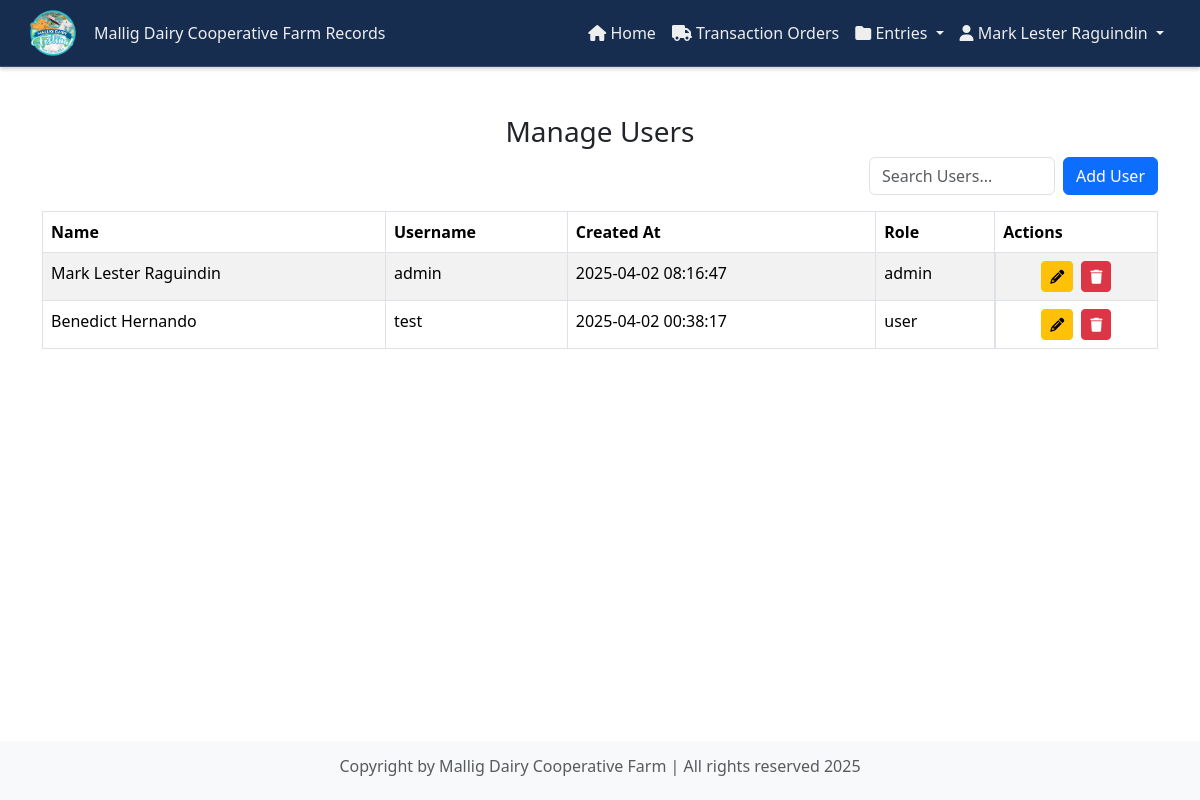
Before: /admin/manage_users.php (signed in) with the older database file.
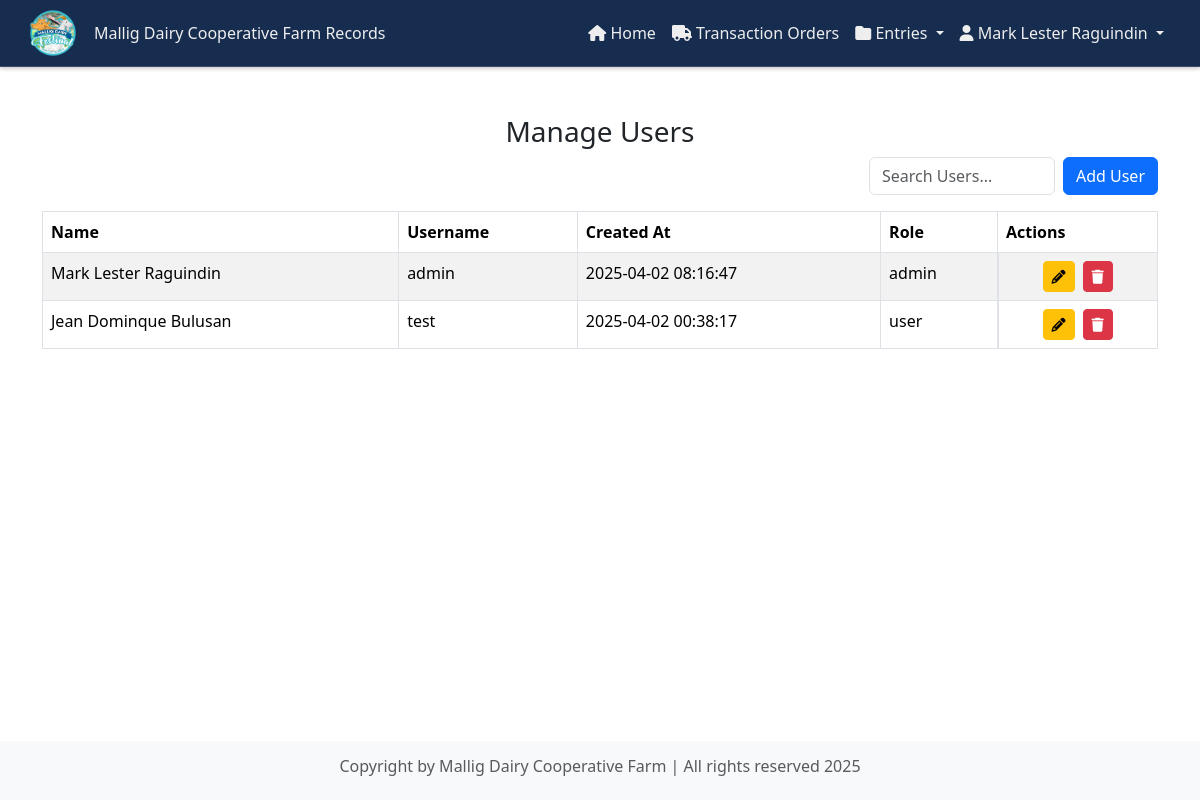
After: the same page with the newer database file.
### tables this page shows
CREATE TABLE `users` (
  `user_id` int(11) NOT NULL,
  `name` varchar(255) NOT NULL,
  `username` varchar(255) NOT NULL,
  `password` varchar(255) NOT NULL,
  `created_at` datetime NOT NULL,
  `role` varchar(20) DEFAULT NULL
);

### admin/manage_users.php (the view, shortened to what this page needs)
<?php
include '../components/config.php';
$query = "SELECT * FROM users";
$result = mysqli_query($con, $query);
?>
<!DOCTYPE html>
<html lang="en">
<head>
    <link rel="stylesheet" href="https://cdnjs.cloudflare.com/ajax/libs/font-awesome/6.0.0-beta3/css/all.min.css" />
    <link rel="stylesheet" href="https://cdnjs.cloudflare.com/ajax/libs/font-awesome/6.0.0-beta3/css/fontawesome.min.css" />
    <link href="https://cdn.jsdelivr.net/npm/bootstrap@5.3.0-alpha1/dist/css/bootstrap.min.css" rel="stylesheet">
    <link rel="stylesheet" href="https://cdnjs.cloudflare.com/ajax/libs/font-awesome/6.0.0-beta3/css/all.min.css">
    <link href="https://cdnjs.cloudflare.com/ajax/libs/font-awesome/6.0.0-beta3/css/all.min.css" rel="stylesheet">
    <link href="https://cdnjs.cloudflare.com/ajax/libs/bootstrap/5.3.2/css/bootstrap.min.css" rel="stylesheet">
    <link rel="stylesheet" href="https://cdnjs.cloudflare.com/ajax/libs/font-awesome/6.7.2/css/all.min.css">
    <link rel="stylesheet" href="../style/header.css">
</head>
<body>
    <?php include '../components/admin_header.php'; ?>
    <div class="container mt-5">
        <h3 class="text-center">Manage Users</h3>
        <div class="text-end mb-3 d-flex align-items-center justify-content-end gap-2">
            <div class="col-md-2">
                <input type="text" id="searchInput" class="form-control" placeholder="Search Users...">
            </div>
            <button class="btn btn-primary" data-bs-toggle="modal" data-bs-target="#addUserModal">Add User</button>
        </div>
        <table class="table table-bordered table-striped">
            <thead>
                <tr>
                    <th>Name</th>
                    <th>Username</th>
                    <th>Created At</th>
                    <th>Role</th>
                    <th>Actions</th>
                </tr>
            </thead>
            <tbody>
                <?php while ($row = mysqli_fetch_assoc($result)) { ?>
                    <tr>
                        <td><?php echo htmlspecialchars($row['name']); ?></td>
                        <td><?php echo htmlspecialchars($row['username']); ?></td>
                        <td><?php echo htmlspecialchars($row['created_at']); ?></td>
                        <td><?php echo htmlspecialchars($row['role']); ?></td>
                        <td class="d-flex justify-content-center align-items-center gap-2">
                            <button class="btn btn-warning btn-sm" data-bs-toggle="modal" data-bs-target="#editUserModal<?php echo $row['user_id']; ?>">
                                <i class="fas fa-pencil"></i>
                            </button>
                            <button class="btn btn-danger btn-sm" onclick="deleteUser(<?php echo $row['user_id']; ?>)">
                                <i class="fas fa-trash"></i>
                            </button>
                        </td>
                    </tr>
                <?php } ?>
            </tbody>
        </table>
    </div>
    <?php include '../components/footer.php'; ?>
</body>
</html>

Changed rows visible on the page:
changed users "test": name "Benedict Hernando" → "Jean Dominque Bulusan"
